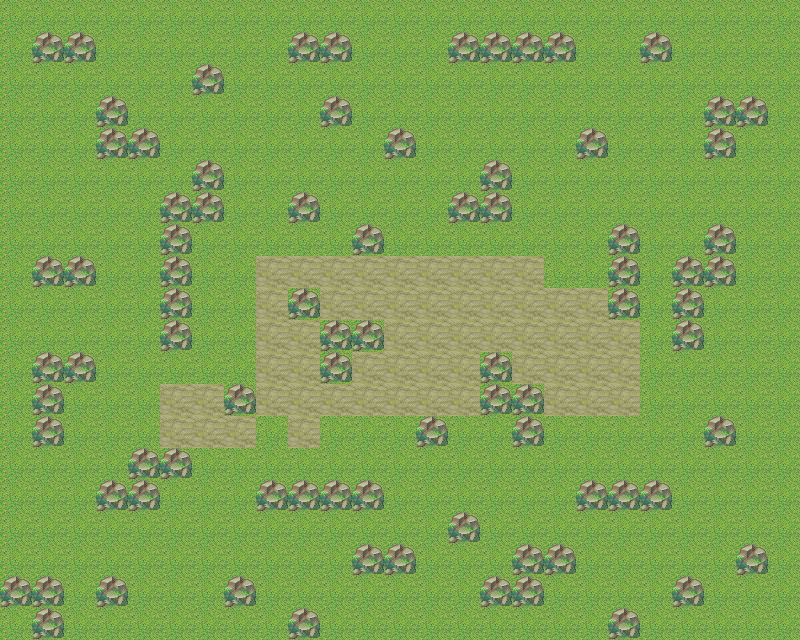

Below is a game level as drawn by its tile map, then a one-line description and the .tmx that defines it (tile-layer data replaced by summaries):
An orthogonal 25x20 tile map with 32x32 px tiles, 2 tile layers (Tile Layer 1, Tile Layer 2) and 53 objects.

<map version="1.0" orientation="orthogonal" renderorder="right-down" width="25" height="20" tilewidth="32" tileheight="32" nextobjectid="88">
 <tileset firstgid="1" name="003-Forest01" tilewidth="32" tileheight="32" tilecount="152">
  <image source="Tilesets/003-Forest01.png" trans="aaff00" width="256" height="608" />
 </tileset>
 <layer name="Tile Layer 1" width="25" height="20">
  <data>[500 cells, 500 non-empty, 1 distinct tile ids]</data>
 </layer>
 <layer name="Tile Layer 2" width="25" height="20">
  <data>[500 cells, 138 non-empty, 2 distinct tile ids]</data>
 </layer>
 <objectgroup name="Colisiones">
  <object id="14" x="224" y="384" width="32" height="30.6667" />
  <object id="15" x="258.667" y="477.333" width="122.667" height="30.6667" />
  <object id="16" x="417.333" y="416" width="30.6667" height="30.6667" />
  <object id="17" x="574.667" y="480" width="96" height="30.6667" />
  <object id="19" x="512" y="542.667" width="62.6667" height="30.6667" />
  <object id="20" x="481.333" y="573.333" width="62.6667" height="30.6667" />
  <object id="21" x="354.667" y="546.667" width="58.6667" height="25.3333" />
  <object id="22" x="448" y="513.333" width="28" height="29.3333" />
  <object id="24" x="608" y="222.667" width="28" height="94.6667" />
  <object id="26" x="444" y="32" width="129.333" height="28" />
  <object id="27" x="286.667" y="33.3333" width="64" height="28" />
  <object id="28" x="33.3333" y="32" width="61.3333" height="29.3333" />
  <object id="29" x="29.3333" y="258.667" width="65.3333" height="26.6667" />
  <object id="30" x="192" y="65.3333" width="28" height="26.6667" />
  <object id="31" x="317.333" y="96" width="34.6667" height="29.3333" />
  <object id="32" x="380" y="126.667" width="33.3333" height="30.6667" />
  <object id="33" x="578.667" y="128" width="28" height="28" />
  <object id="34" x="641.333" y="30.6667" width="28" height="29.3333" />
  <object id="35" x="701.333" y="414.667" width="32" height="32" />
  <object id="36" x="736" y="545.333" width="30.6667" height="26.6667" />
  <object id="37" x="670.667" y="573.333" width="33.3333" height="33.3333" />
  <object id="38" x="605.333" y="610.667" width="33.3333" height="26.6667" />
  <object id="40" x="288" y="608" width="29.3333" height="30.6667" />
  <object id="41" x="222.667" y="574.667" width="32" height="30.6667" />
  <object id="42" x="90.6667" y="574.667" width="40" height="32" />
  <object id="43" x="2.66667" y="580" width="60" height="56" />
  <object id="45" x="350.667" y="226.667" width="30.6667" height="28" />
  <object id="46" x="286.667" y="190.667" width="30.6667" height="29.3333" />
  <object id="61" x="320" y="320" width="63" height="31" />
  <object id="62" x="321" y="319" width="30" height="62" />
  <object id="63" x="289" y="290" width="30" height="29" />
  <object id="64" x="195" y="164" width="26" height="53" />
  <object id="65" x="162" y="196" width="58" height="22" />
  <object id="66" x="162" y="195" width="26" height="151" />
  <object id="67" x="35" y="356" width="22" height="86" />
  <object id="68" x="35" y="356" width="55" height="24" />
  <object id="69" x="99" y="99" width="26" height="55" />
  <object id="70" x="99" y="132" width="60" height="23" />
  <object id="71" x="482" y="162" width="29" height="56" />
  <object id="72" x="450" y="194" width="61" height="27" />
  <object id="74" x="514" y="382" width="1" height="1" />
  <object id="76" x="480" y="353" width="30" height="58" />
  <object id="77" x="482" y="383" width="60" height="31" />
  <object id="78" x="513" y="382" width="29" height="64" />
  <object id="79" x="130" y="449" width="59" height="25" />
  <object id="80" x="98" y="483" width="59" height="26" />
  <object id="81" x="130" y="449" width="27" height="59" />
  <object id="82" x="706" y="227" width="28" height="55" />
  <object id="83" x="677" y="260" width="57" height="23" />
  <object id="84" x="678" y="259" width="22" height="92" />
  <object id="85" x="678" y="306" width="1" height="4" />
  <object id="86" x="703" y="98" width="32" height="58" />
  <object id="87" x="704" y="97" width="63" height="27" />
 </objectgroup>
</map>
